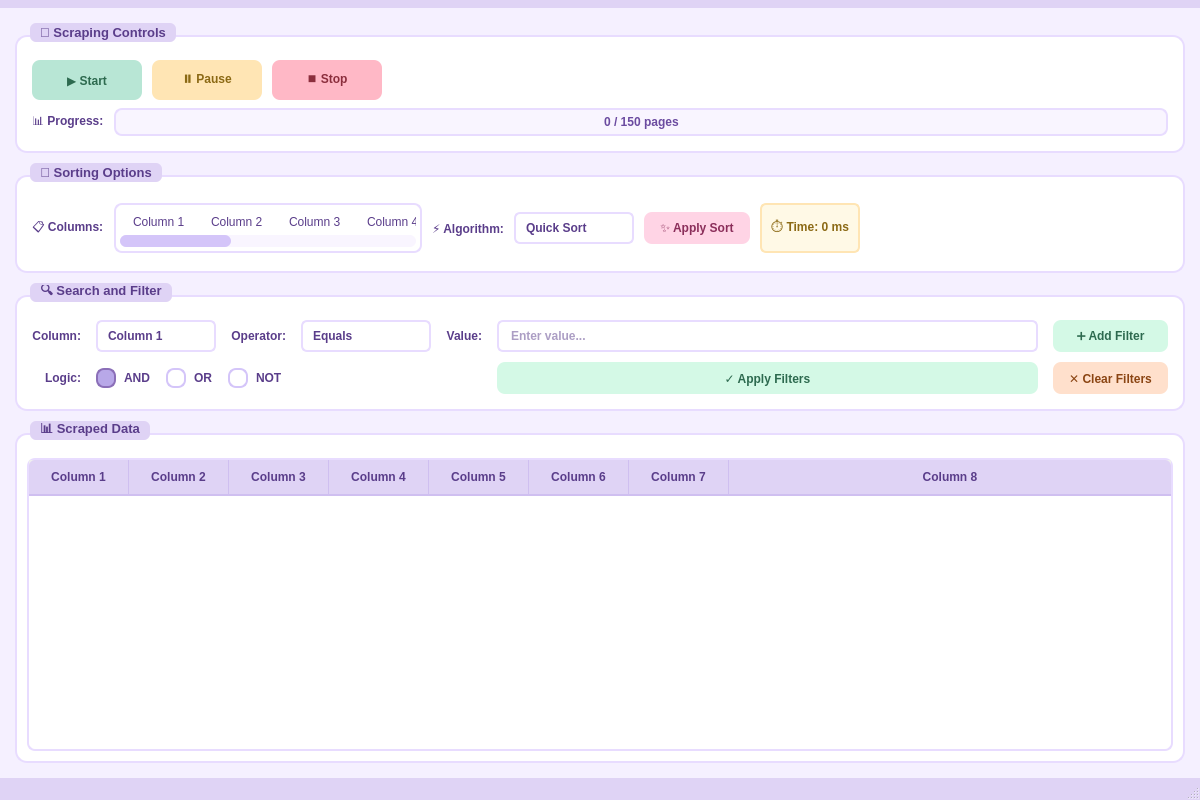
<?xml version="1.0" encoding="UTF-8"?>
<ui version="4.0">
 <class>MainWindow</class>
 <widget class="QMainWindow" name="MainWindow">
  <property name="geometry">
   <rect>
    <x>0</x>
    <y>0</y>
    <width>1200</width>
    <height>800</height>
   </rect>
  </property>
  <property name="windowTitle">
   <string>Web Scraper Control Panel</string>
  </property>
  <property name="styleSheet">
   <string notr="true">
QMainWindow {
    background-color: #F5F0FF;
}

QGroupBox {
    background-color: #FFFFFF;
    border: 2px solid #E8DCFF;
    border-radius: 12px;
    margin-top: 12px;
    padding-top: 8px;
    font-weight: 600;
    font-size: 13px;
    color: #6B4BA0;
}

QGroupBox::title {
    subcontrol-origin: margin;
    subcontrol-position: top left;
    left: 15px;
    padding: 2px 8px;
    background-color: #DFD3F5;
    border-radius: 6px;
    color: #5A3D8A;
}

QPushButton {
    background-color: #D4C5F9;
    border: none;
    border-radius: 8px;
    padding: 8px 16px;
    font-weight: 600;
    color: #5A3D8A;
    font-size: 12px;
}

QPushButton:hover {
    background-color: #C4B0F0;
}

QPushButton:pressed {
    background-color: #B49FE8;
}

QPushButton:disabled {
    background-color: #E8E8E8;
    color: #A0A0A0;
}

QPushButton#startButton {
    background-color: #B8E6D5;
    color: #2D6A4F;
}

QPushButton#startButton:hover {
    background-color: #A0DCCA;
}

QPushButton#pauseResumeButton {
    background-color: #FFE5B4;
    color: #8B6914;
}

QPushButton#pauseResumeButton:hover {
    background-color: #FFD89B;
}

QPushButton#stopButton {
    background-color: #FFB8C6;
    color: #8B2E3D;
}

QPushButton#stopButton:hover {
    background-color: #FFA0B3;
}

QPushButton#loadPreviousButton {
    background-color: #C8E0F9;
    color: #2E5A8B;
}

QPushButton#loadPreviousButton:hover {
    background-color: #B0D4F5;
}

QPushButton#sortButton {
    background-color: #FFD4E5;
    color: #8B2E5A;
}

QPushButton#sortButton:hover {
    background-color: #FFBDD8;
}

QPushButton#addFilterButton {
    background-color: #D4F9E6;
    color: #2D6A4F;
}

QPushButton#addFilterButton:hover {
    background-color: #BCEFD9;
}

QPushButton#applyFilterButton {
    background-color: #D4F9E6;
    color: #2D6A4F;
}

QPushButton#applyFilterButton:hover {
    background-color: #BCEFD9;
}

QPushButton#clearFilterButton {
    background-color: #FFE0CC;
    color: #8B4513;
}

QPushButton#clearFilterButton:hover {
    background-color: #FFD0B3;
}

QProgressBar {
    border: 2px solid #E8DCFF;
    border-radius: 8px;
    background-color: #F9F5FF;
    text-align: center;
    font-weight: 600;
    color: #6B4BA0;
    height: 24px;
}

QProgressBar::chunk {
    background-color: qlineargradient(x1:0, y1:0, x2:1, y2:0,
                                      stop:0 #D4C5F9, stop:1 #B8A8E8);
    border-radius: 6px;
    margin: 2px;
}

QLabel {
    color: #5A3D8A;
    font-weight: 500;
    font-size: 12px;
}

QLabel#sortTimeLabel {
    background-color: #FFF9E6;
    border: 2px solid #FFE5B4;
    border-radius: 6px;
    padding: 4px 8px;
    color: #8B6914;
}

QComboBox {
    background-color: #FFFFFF;
    border: 2px solid #E8DCFF;
    border-radius: 6px;
    padding: 6px 10px;
    color: #5A3D8A;
    font-weight: 500;
}

QComboBox:hover {
    border: 2px solid #D4C5F9;
}

QComboBox::drop-down {
    border: none;
    width: 20px;
}

QComboBox::down-arrow {
    image: none;
    border-left: 5px solid transparent;
    border-right: 5px solid transparent;
    border-top: 6px solid #8B6FB8;
    width: 0;
    height: 0;
    margin-right: 8px;
}

QLineEdit {
    background-color: #FFFFFF;
    border: 2px solid #E8DCFF;
    border-radius: 6px;
    padding: 6px 10px;
    color: #5A3D8A;
    font-weight: 500;
}

QLineEdit:focus {
    border: 2px solid #C4B0F0;
}

QRadioButton {
    color: #5A3D8A;
    font-weight: 500;
    spacing: 8px;
}

QRadioButton::indicator {
    width: 16px;
    height: 16px;
    border-radius: 8px;
    border: 2px solid #D4C5F9;
    background-color: #FFFFFF;
}

QRadioButton::indicator:checked {
    background-color: #B8A8E8;
    border: 2px solid #8B6FB8;
}

QRadioButton::indicator:hover {
    border: 2px solid #B8A8E8;
}

QListWidget {
    background-color: #FFFFFF;
    border: 2px solid #E8DCFF;
    border-radius: 8px;
    padding: 4px;
    color: #5A3D8A;
}

QListWidget::item {
    border-radius: 4px;
    padding: 4px 8px;
    margin: 2px;
}

QListWidget::item:selected {
    background-color: #DFD3F5;
    color: #5A3D8A;
}

QListWidget::item:hover {
    background-color: #F0E8FF;
}

QTableWidget {
    background-color: #FFFFFF;
    alternate-background-color: #F9F5FF;
    border: 2px solid #E8DCFF;
    border-radius: 8px;
    gridline-color: #F0E8FF;
    color: #5A3D8A;
}

QTableWidget::item {
    padding: 6px;
}

QTableWidget::item:selected {
    background-color: #DFD3F5;
    color: #5A3D8A;
}

QHeaderView::section {
    background-color: #DFD3F5;
    color: #5A3D8A;
    padding: 8px;
    border: none;
    border-right: 1px solid #CFBFF0;
    border-bottom: 2px solid #CFBFF0;
    font-weight: 600;
}

QHeaderView::section:first {
    border-top-left-radius: 6px;
}

QHeaderView::section:last {
    border-top-right-radius: 6px;
    border-right: none;
}

QScrollBar:vertical {
    background-color: #F9F5FF;
    width: 12px;
    border-radius: 6px;
}

QScrollBar::handle:vertical {
    background-color: #D4C5F9;
    border-radius: 6px;
    min-height: 20px;
}

QScrollBar::handle:vertical:hover {
    background-color: #C4B0F0;
}

QScrollBar:horizontal {
    background-color: #F9F5FF;
    height: 12px;
    border-radius: 6px;
}

QScrollBar::handle:horizontal {
    background-color: #D4C5F9;
    border-radius: 6px;
    min-width: 20px;
}

QScrollBar::handle:horizontal:hover {
    background-color: #C4B0F0;
}

QScrollBar::add-line, QScrollBar::sub-line {
    border: none;
    background: none;
}
   </string>
  </property>
  <widget class="QWidget" name="centralwidget">
   <layout class="QVBoxLayout" name="verticalLayout">
    <property name="spacing">
     <number>10</number>
    </property>
    <property name="leftMargin">
     <number>15</number>
    </property>
    <property name="topMargin">
     <number>15</number>
    </property>
    <property name="rightMargin">
     <number>15</number>
    </property>
    <property name="bottomMargin">
     <number>15</number>
    </property>
    <item>
     <widget class="QGroupBox" name="controlGroup">
      <property name="title">
       <string>🚀 Scraping Controls</string>
      </property>
      <property name="maximumSize">
       <size>
        <width>16777215</width>
        <height>130</height>
       </size>
      </property>
      <layout class="QVBoxLayout" name="verticalLayout_4">
       <property name="spacing">
        <number>10</number>
       </property>
       <property name="leftMargin">
        <number>15</number>
       </property>
       <property name="topMargin">
        <number>15</number>
       </property>
       <property name="rightMargin">
        <number>15</number>
       </property>
       <property name="bottomMargin">
        <number>15</number>
       </property>
       <item>
        <layout class="QHBoxLayout" name="horizontalLayout">
         <property name="spacing">
          <number>10</number>
         </property>
         <item>
          <widget class="QPushButton" name="startButton">
           <property name="text">
            <string>▶ Start</string>
           </property>
           <property name="minimumSize">
            <size>
             <width>110</width>
             <height>40</height>
            </size>
           </property>
          </widget>
         </item>
         <item>
          <widget class="QPushButton" name="pauseResumeButton">
           <property name="text">
            <string>⏸ Pause</string>
           </property>
           <property name="enabled">
            <bool>false</bool>
           </property>
           <property name="minimumSize">
            <size>
             <width>110</width>
             <height>40</height>
            </size>
           </property>
          </widget>
         </item>
         <item>
          <widget class="QPushButton" name="stopButton">
           <property name="text">
            <string>⏹ Stop</string>
           </property>
           <property name="enabled">
            <bool>false</bool>
           </property>
           <property name="minimumSize">
            <size>
             <width>110</width>
             <height>40</height>
            </size>
           </property>
          </widget>
         </item>
         
         <item>
          <spacer name="horizontalSpacer">
           <property name="orientation">
            <enum>Qt::Horizontal</enum>
           </property>
           <property name="sizeHint" stdset="0">
            <size>
             <width>40</width>
             <height>20</height>
            </size>
           </property>
          </spacer>
         </item>
        </layout>
       </item>
       <item>
        <layout class="QHBoxLayout" name="horizontalLayout_5">
         <property name="spacing">
          <number>10</number>
         </property>
         <item>
          <widget class="QLabel" name="progressLabel">
           <property name="text">
            <string>📊 Progress:</string>
           </property>
          </widget>
         </item>
         <item>
          <widget class="QProgressBar" name="progressBar">
           <property name="value">
            <number>0</number>
           </property>
           <property name="maximum">
            <number>150</number>
           </property>
           <property name="textVisible">
            <bool>true</bool>
           </property>
           <property name="format">
            <string>%v / 150 pages</string>
           </property>
          </widget>
         </item>
        </layout>
       </item>
      </layout>
     </widget>
    </item>
    <item>
     <widget class="QGroupBox" name="sortGroup">
      <property name="title">
       <string>🔄 Sorting Options</string>
      </property>
      <property name="maximumSize">
       <size>
        <width>16777215</width>
        <height>110</height>
       </size>
      </property>
      <layout class="QVBoxLayout" name="verticalLayout_5">
       <property name="spacing">
        <number>10</number>
       </property>
       <property name="leftMargin">
        <number>15</number>
       </property>
       <property name="topMargin">
        <number>15</number>
       </property>
       <property name="rightMargin">
        <number>15</number>
       </property>
       <property name="bottomMargin">
        <number>15</number>
       </property>
       <item>
        <layout class="QHBoxLayout" name="horizontalLayout_2">
         <property name="spacing">
          <number>10</number>
         </property>
         <item>
          <widget class="QLabel" name="sortColumnLabel">
           <property name="text">
            <string>📋 Columns:</string>
           </property>
          </widget>
         </item>
         <item>
          <widget class="QListWidget" name="sortColumnsList">
           <property name="maximumSize">
            <size>
             <width>16777215</width>
             <height>50</height>
            </size>
           </property>
           <property name="selectionMode">
            <enum>QAbstractItemView::MultiSelection</enum>
           </property>
           <property name="flow">
            <enum>QListView::LeftToRight</enum>
           </property>
           <item>
            <property name="text">
             <string>Column 1</string>
            </property>
           </item>
           <item>
            <property name="text">
             <string>Column 2</string>
            </property>
           </item>
           <item>
            <property name="text">
             <string>Column 3</string>
            </property>
           </item>
           <item>
            <property name="text">
             <string>Column 4</string>
            </property>
           </item>
           <item>
            <property name="text">
             <string>Column 5</string>
            </property>
           </item>
           <item>
            <property name="text">
             <string>Column 6</string>
            </property>
           </item>
           <item>
            <property name="text">
             <string>Column 7</string>
            </property>
           </item>
           <item>
            <property name="text">
             <string>Column 8</string>
            </property>
           </item>
          </widget>
         </item>
         <item>
          <widget class="QLabel" name="sortAlgoLabel">
           <property name="text">
            <string>⚡ Algorithm:</string>
           </property>
          </widget>
         </item>
         <item>
          <widget class="QComboBox" name="sortAlgoCombo">
           <property name="minimumSize">
            <size>
             <width>120</width>
             <height>32</height>
            </size>
           </property>
           <property name="maximumSize">
            <size>
             <width>120</width>
             <height>16777215</height>
            </size>
           </property>
           <item>
            <property name="text">
             <string>Quick Sort</string>
            </property>
           </item>
           <item>
            <property name="text">
             <string>Merge Sort</string>
            </property>
           </item>
           <item>
            <property name="text">
             <string>Bubble Sort</string>
            </property>
           </item>
           <item>
            <property name="text">
             <string>Heap Sort</string>
            </property>
           </item>
           <item>
            <property name="text">
             <string>Insertion Sort</string>
            </property>
           </item>
          </widget>
         </item>
         <item>
          <widget class="QPushButton" name="sortButton">
           <property name="text">
            <string>✨ Apply Sort</string>
           </property>
           <property name="minimumSize">
            <size>
             <width>100</width>
             <height>32</height>
            </size>
           </property>
          </widget>
         </item>
         <item>
          <widget class="QLabel" name="sortTimeLabel">
           <property name="text">
            <string>⏱ Time: 0 ms</string>
           </property>
           <property name="minimumSize">
            <size>
             <width>100</width>
             <height>0</height>
            </size>
           </property>
           <property name="alignment">
            <set>Qt::AlignCenter</set>
           </property>
          </widget>
         </item>
         <item>
          <spacer name="horizontalSpacer_2">
           <property name="orientation">
            <enum>Qt::Horizontal</enum>
           </property>
           <property name="sizeHint" stdset="0">
            <size>
             <width>40</width>
             <height>20</height>
            </size>
           </property>
          </spacer>
         </item>
        </layout>
       </item>
      </layout>
     </widget>
    </item>
    <item>
     <widget class="QGroupBox" name="searchGroup">
      <property name="title">
       <string>🔍 Search and Filter</string>
      </property>
      <property name="maximumSize">
       <size>
        <width>16777215</width>
        <height>130</height>
       </size>
      </property>
      <layout class="QVBoxLayout" name="verticalLayout_2">
       <property name="spacing">
        <number>10</number>
       </property>
       <property name="leftMargin">
        <number>15</number>
       </property>
       <property name="topMargin">
        <number>15</number>
       </property>
       <property name="rightMargin">
        <number>15</number>
       </property>
       <property name="bottomMargin">
        <number>15</number>
       </property>
       <item>
        <layout class="QGridLayout" name="gridLayout">
         <property name="horizontalSpacing">
          <number>15</number>
         </property>
         <property name="verticalSpacing">
          <number>10</number>
         </property>
         <item row="0" column="0">
          <widget class="QLabel" name="searchColumnLabel">
           <property name="text">
            <string>Column:</string>
           </property>
           <property name="alignment">
            <set>Qt::AlignRight|Qt::AlignVCenter</set>
           </property>
          </widget>
         </item>
         <item row="0" column="1">
          <widget class="QComboBox" name="searchColumnCombo">
           <property name="minimumSize">
            <size>
             <width>120</width>
             <height>32</height>
            </size>
           </property>
           <item>
            <property name="text">
             <string>Column 1</string>
            </property>
           </item>
           <item>
            <property name="text">
             <string>Column 2</string>
            </property>
           </item>
           <item>
            <property name="text">
             <string>Column 3</string>
            </property>
           </item>
           <item>
            <property name="text">
             <string>Column 4</string>
            </property>
           </item>
           <item>
            <property name="text">
             <string>Column 5</string>
            </property>
           </item>
           <item>
            <property name="text">
             <string>Column 6</string>
            </property>
           </item>
           <item>
            <property name="text">
             <string>Column 7</string>
            </property>
           </item>
           <item>
            <property name="text">
             <string>Column 8</string>
            </property>
           </item>
          </widget>
         </item>
         <item row="0" column="2">
          <widget class="QLabel" name="operatorLabel">
           <property name="text">
            <string>Operator:</string>
           </property>
           <property name="alignment">
            <set>Qt::AlignRight|Qt::AlignVCenter</set>
           </property>
          </widget>
         </item>
         <item row="0" column="3">
          <widget class="QComboBox" name="operatorCombo">
           <property name="minimumSize">
            <size>
             <width>130</width>
             <height>32</height>
            </size>
           </property>
           <item>
            <property name="text">
             <string>Equals</string>
            </property>
           </item>
           <item>
            <property name="text">
             <string>Contains</string>
            </property>
           </item>
           <item>
            <property name="text">
             <string>Starts With</string>
            </property>
           </item>
           <item>
            <property name="text">
             <string>Ends With</string>
            </property>
           </item>
           <item>
            <property name="text">
             <string>Not Equals</string>
            </property>
           </item>
           <item>
            <property name="text">
             <string>Greater Than</string>
            </property>
           </item>
           <item>
            <property name="text">
             <string>Less Than</string>
            </property>
           </item>
          </widget>
         </item>
         <item row="0" column="4">
          <widget class="QLabel" name="searchValueLabel">
           <property name="text">
            <string>Value:</string>
           </property>
           <property name="alignment">
            <set>Qt::AlignRight|Qt::AlignVCenter</set>
           </property>
          </widget>
         </item>
         <item row="0" column="5">
          <widget class="QLineEdit" name="searchValueInput">
           <property name="minimumSize">
            <size>
             <width>160</width>
             <height>32</height>
            </size>
           </property>
           <property name="placeholderText">
            <string>Enter value...</string>
           </property>
          </widget>
         </item>
         <item row="0" column="6">
          <widget class="QPushButton" name="addFilterButton">
           <property name="text">
            <string>➕ Add Filter</string>
           </property>
           <property name="minimumSize">
            <size>
             <width>110</width>
             <height>32</height>
            </size>
           </property>
          </widget>
         </item>
         <item row="1" column="0">
          <widget class="QLabel" name="compositeLabel">
           <property name="text">
            <string>Logic:</string>
           </property>
           <property name="alignment">
            <set>Qt::AlignRight|Qt::AlignVCenter</set>
           </property>
          </widget>
         </item>
         <item row="1" column="1" colspan="3">
          <layout class="QHBoxLayout" name="radioLayout">
           <property name="spacing">
            <number>15</number>
           </property>
           <item>
            <widget class="QRadioButton" name="andRadio">
             <property name="text">
              <string>AND</string>
             </property>
             <property name="checked">
              <bool>true</bool>
             </property>
            </widget>
           </item>
           <item>
            <widget class="QRadioButton" name="orRadio">
             <property name="text">
              <string>OR</string>
             </property>
            </widget>
           </item>
           <item>
            <widget class="QRadioButton" name="notRadio">
             <property name="text">
              <string>NOT</string>
             </property>
            </widget>
           </item>
           <item>
            <spacer name="horizontalSpacer_4">
             <property name="orientation">
              <enum>Qt::Horizontal</enum>
             </property>
             <property name="sizeHint" stdset="0">
              <size>
               <width>40</width>
               <height>20</height>
              </size>
             </property>
            </spacer>
           </item>
          </layout>
         </item>
         <item row="1" column="5">
          <widget class="QPushButton" name="applyFilterButton">
           <property name="text">
            <string>✓ Apply Filters</string>
           </property>
           <property name="minimumSize">
            <size>
             <width>110</width>
             <height>32</height>
            </size>
           </property>
          </widget>
         </item>
         <item row="1" column="6">
          <widget class="QPushButton" name="clearFilterButton">
           <property name="text">
            <string>✕ Clear Filters</string>
           </property>
           <property name="minimumSize">
            <size>
             <width>110</width>
             <height>32</height>
            </size>
           </property>
          </widget>
         </item>
        </layout>
       </item>
      </layout>
     </widget>
    </item>
    <item>
     <widget class="QGroupBox" name="dataGroup">
      <property name="title">
       <string>📊 Scraped Data</string>
      </property>
      <layout class="QVBoxLayout" name="verticalLayout_3">
       <property name="spacing">
        <number>0</number>
       </property>
       <property name="leftMargin">
        <number>10</number>
       </property>
       <property name="topMargin">
        <number>15</number>
       </property>
       <property name="rightMargin">
        <number>10</number>
       </property>
       <property name="bottomMargin">
        <number>10</number>
       </property>
       <item>
        <widget class="QTableWidget" name="dataTable">
         <property name="editTriggers">
          <set>QAbstractItemView::NoEditTriggers</set>
         </property>
         <property name="alternatingRowColors">
          <bool>true</bool>
         </property>
         <property name="selectionMode">
          <enum>QAbstractItemView::SingleSelection</enum>
         </property>
         <property name="selectionBehavior">
          <enum>QAbstractItemView::SelectRows</enum>
         </property>
         <property name="sortingEnabled">
          <bool>false</bool>
         </property>
         <attribute name="horizontalHeaderCascadingSectionResizes">
          <bool>false</bool>
         </attribute>
         <attribute name="horizontalHeaderStretchLastSection">
          <bool>true</bool>
         </attribute>
         <column>
          <property name="text">
           <string>Column 1</string>
          </property>
         </column>
         <column>
          <property name="text">
           <string>Column 2</string>
          </property>
         </column>
         <column>
          <property name="text">
           <string>Column 3</string>
          </property>
         </column>
         <column>
          <property name="text">
           <string>Column 4</string>
          </property>
         </column>
         <column>
          <property name="text">
           <string>Column 5</string>
          </property>
         </column>
         <column>
          <property name="text">
           <string>Column 6</string>
          </property>
         </column>
         <column>
          <property name="text">
           <string>Column 7</string>
          </property>
         </column>
         <column>
          <property name="text">
           <string>Column 8</string>
          </property>
         </column>
        </widget>
       </item>
      </layout>
     </widget>
    </item>
   </layout>
  </widget>
  <widget class="QMenuBar" name="menubar">
   <property name="geometry">
    <rect>
     <x>0</x>
     <y>0</y>
     <width>1200</width>
     <height>21</height>
    </rect>
   </property>
   <property name="styleSheet">
    <string notr="true">
QMenuBar {
    background-color: #DFD3F5;
    color: #5A3D8A;
    padding: 4px;
}

QMenuBar::item {
    background-color: transparent;
    padding: 4px 12px;
    border-radius: 4px;
}

QMenuBar::item:selected {
    background-color: #C4B0F0;
}

QMenu {
    background-color: #FFFFFF;
    border: 2px solid #E8DCFF;
    border-radius: 8px;
    padding: 4px;
}

QMenu::item {
    padding: 6px 24px;
    border-radius: 4px;
    color: #5A3D8A;
}

QMenu::item:selected {
    background-color: #DFD3F5;
}
    </string>
   </property>
  </widget>
  <widget class="QStatusBar" name="statusbar">
   <property name="styleSheet">
    <string notr="true">
QStatusBar {
    background-color: #DFD3F5;
    color: #5A3D8A;
    font-weight: 500;
}
    </string>
   </property>
  </widget>
 </widget>
 <resources/>
 <connections/>
</ui>
